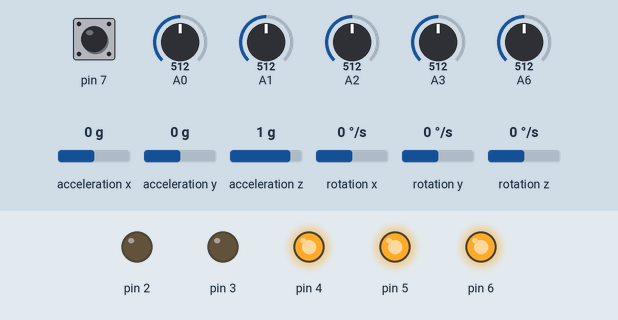
A sketch run on a simulated Arduino Nano, built with avr-gcc and run on an emulated ATmega328P. Shown: output pins drawn as LEDs (lit = HIGH). Inputs (shaded band) come from the test bench; at power-on: A1 = 512, pin 7 HIGH, A0 = 512, A2 = 512, A3 = 512, A6 = 512, acceleration x 0 g, acceleration y 0 g, acceleration z 1 g, rotation x 0 °/s, rotation y 0 °/s, rotation z 0 °/s.

Above: at 2.7 s.
2.8 s: A1 set to 476
4.3 s: A1 set to 447
At 5.3 s:
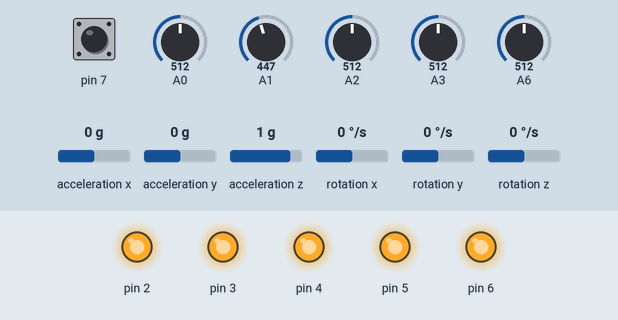
7.3 s: pin 7 pulled LOW for 1 s
At 8.08 s:
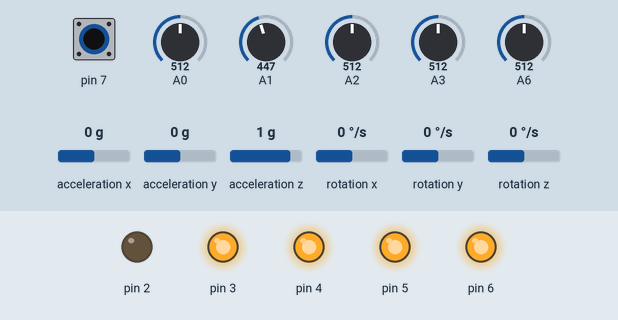
9.8 s: pin 7 pulled LOW for 3.2 s
At 12.7 s:
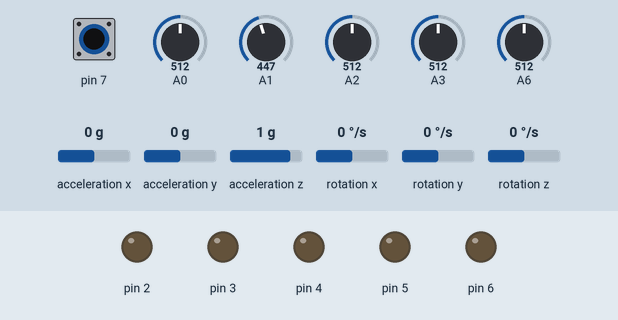
14.7 s: A1 set to 411
16.2 s: A1 set to 386
At 18.37 s:
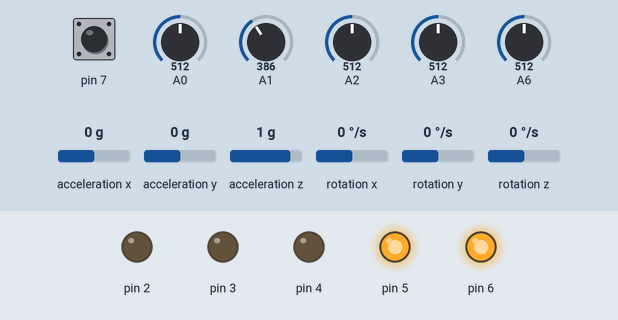
Timing chart, 0 to 20.0 s (numbered marks = the images above; inputs shaded):
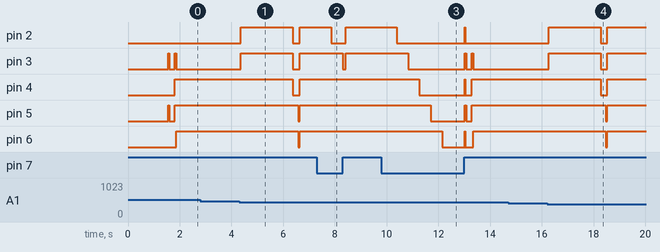

The sketch:

new_hand.ino
```cpp
/*
@original-company: Hiwonder
@original-date:    2024-03-01
@version:  2.0_shy
@description: program of hardware component of SomaSoMouse
*/

#include <SoftwareSerial.h> //software serial library
#include "MPU6050.h" //MPU6050 library
#include "Wire.h" //I2C library

// RX and TX pins of the Bluetooth
#define BTH_RX 11
#define BTH_TX 12


// create the minimum and maximum store values of the potentiometers
float min_list[5] = {0, 0, 0, 0, 0};
float max_list[5] = {255, 255, 255, 255, 255};
// data variables read by each finger
float sampling[5] = {0, 0, 0, 0, 0};

// potentiometer calibration flag
bool turn_on = true;

// initialize Bluetooth communication serial port
SoftwareSerial Bth(BTH_RX, BTH_TX);

// fingers part 1, handles thumb, pointer, middle, and ring fingers
// 2 (header) + 4 (thumb) + 4 (pointer) + 4 (middle) + 4 (ring) + 2 (footer for byte alignment)
struct finger_d {
  uint8_t header[2] = {0xF1, 0xF1};
  float thumb = 0.0f;
  float pointer = 0.0f;
  float middle = 0.0f;
  float ring = 0.0f;
  uint8_t footer[2] = {0xFF, 0xFF};
};

finger_d fingers;

// fingers part 2 and accelerometer data, handles pinky and acceleration data
// 2 (header) + 4 (pinky) + 4 (ax) + 4 (ay) + 4 (az) + 2 (byte alignment footer)
struct pinky_accel_d {
  uint8_t header[2] = {0xF2, 0xF2};
  float pinky = 0.0f;
  float ax1, ay1, az1;
  uint8_t footer[2] = {0xFF, 0xFF};
};

pinky_accel_d pinky_accel;

// gyroscope measured angular velocity struct, also x inclination
// 2 (header) + 4 (gx1) + 4 (gy1) + 4 (gz1) + 4 (radianX_last) + 2 (byte alignment footer)
struct rotation_d {
  uint8_t header[2] = {0xF3, 0xF3};
  float gx1, gy1, gz1;
  float radianX_last; // the final obtained X-axis inclination angle
  uint8_t footer[2] = {0xFF, 0xFF};
};

rotation_d rot_data;

// extra data that I wanted to share that didn't really fit anywhere else, right now just the y inclination
// 2 (header) + 4 (radianY_last) + 14 (filler, byte alignment footer)
struct extra_d {
  uint8_t header[2] = {0xF4, 0xF4};
  float radianY_last; // the final obtained Y-axis inclination angle
  uint8_t footer[14] = {0xFF, 0xFF, 0xFF, 0xFF, 0xFF, 0xFF, 0xFF, 0xFF, 0xFF, 0xFF, 0xFF, 0xFF, 0xFF, 0xFF};
};

extra_d misc_data;

// float parameter mapping function
float float_map(float in, float left_in, float right_in, float left_out, float right_out)
{
  return (in - left_in) * (right_out - left_out) / (right_in - left_in) + left_out;
}

float map_and_clamp(float in, float left_in, float right_in, float left_out, float right_out)
{
  float out = float_map(in, left_in, right_in, left_out, right_out);
  out = out > left_out ? left_out : out;  // limit the maximum value to left_out
  out = out < right_out ? right_out : out;   // limit the minimum value to right_out
  return out;
}

#define R_OUT 100
#define L_OUT 200

// MPU6050 related variables
MPU6050 accelgyro;
int16_t ax, ay, az;
int16_t gx, gy, gz;
float ax0, ay0, az0;
float gx0, gy0, gz0;

// accelerometer calibration variable
int ax_offset, ay_offset, az_offset, gx_offset, gy_offset, gz_offset;


bool finger_ready = false;
bool position_ready = false;

void set_leds(bool first, bool second, bool third, bool fourth, bool fifth) {
  digitalWrite(2, first ? LOW : HIGH);
  digitalWrite(3, second ? LOW : HIGH);
  digitalWrite(4, third ? LOW : HIGH);
  digitalWrite(5, fourth ? LOW : HIGH);
  digitalWrite(6, fifth ? LOW : HIGH);
}

void setup() {
  // put your setup code here, to run once:
  Serial.begin(9600);
  // initialize function button)
  pinMode(7, INPUT_PULLUP);
  // configure each finger's potentiometer
  pinMode(A0, INPUT);
  pinMode(A1, INPUT);
  pinMode(A2, INPUT);
  pinMode(A3, INPUT);
  pinMode(A6, INPUT);
  // configure LEDs
  pinMode(2, OUTPUT);
  pinMode(3, OUTPUT);
  pinMode(4, OUTPUT);
  pinMode(5, OUTPUT);
  pinMode(6, OUTPUT);

  // configure Bluetooth
  Bth.begin(9600);
  delay(250);
  Bth.print("AT+ROLE=S");  // set Bluetooth to slave mode
  delay(275);

  Bth.print("AT+NAME=handbot");  // set Bluetooth name
  delay(150);
  Bth.print("AT+PIN=0000");  // set Bluetooth PIN
  delay(150);
  Bth.print("AT+RESET");  // perform a soft reset of the Bluetooth module
  delay(250);
  Bth.print("AT+MODE=0"); // Begin pairing mode
  delay(200);

  // configure MPU6050
  Wire.begin();
  Wire.setClock(20000);
  accelgyro.initialize();
  accelgyro.setFullScaleGyroRange(3); // set the range of angular velocity
  accelgyro.setFullScaleAccelRange(1); // set the range of acceleration
  delay(200);
  reset_offsets();
}

void reset_offsets() {

  accelgyro.getMotion6(&ax, &ay, &az, &gx, &gy, &gz);  // obtain current data of each axis for calibration
  ax_offset = ax;  // calibration data for the X-axis acceleration
  ay_offset = ay;  // calibration data for the Y-axis acceleration
  az_offset = az - 8192;  // calibration data for the Z-axis acceleration
  gx_offset = gx; // calibration data for the X-axis angular velocity
  gy_offset = gy; // calibration data for the Y-axis angular velocity
  gz_offset = gz; // calibration data for the Z-axis angular velocity
}

#define INIT_PHASE 0
#define AWAKE_PHASE 1
#define LED_CHECK_PHASE 2
#define MAX_STRETCH_GET_PHASE 3
#define PAUSE_PHASE 4
#define STRETCH_ESCAPE_PHASE 5
#define ESCAPE_NOTED_PHASE 6
#define MIN_STRETCH_PREPARE_PHASE 7
#define MIN_STRETCH_GET_PHASE 8

uint8_t init_step = 0;
// read potentiometer data of each finger
void finger() {
  static uint32_t timer_sampling;
  static uint32_t timer_init;

  if (timer_sampling <= millis() && !finger_ready)
  {
    sampling[0] += analogRead(14);
    sampling[0] /= 2.0;
    fingers.thumb = map_and_clamp( sampling[0],min_list[0], max_list[0], L_OUT, R_OUT);
    sampling[1] += analogRead(15);
    sampling[1] /= 2.0;
    fingers.pointer = map_and_clamp( sampling[1],min_list[1], max_list[1], L_OUT, R_OUT);
    sampling[2] += analogRead(16);
    sampling[2] /= 2.0;
    fingers.middle = map_and_clamp( sampling[2],min_list[2], max_list[2], L_OUT, R_OUT);
    sampling[3] += analogRead(17);
    sampling[3] /= 2.0;
    fingers.ring = map_and_clamp( sampling[3],min_list[3], max_list[3], L_OUT, R_OUT);
    sampling[4] += analogRead(A6); // Read data of little finger. I2C uses A4 and A5 ports, therefore, it cannot read continuously starting from A0
    sampling[4] /= 2.0;
    pinky_accel.pinky = map_and_clamp( sampling[4],min_list[4], max_list[4], L_OUT, R_OUT);

    // After calibration, it is safe to start sending data
    if (!turn_on) {
      finger_ready = true;
      //Serial.println("FINGER READY TO SEND");
    }
    // Otherwise, send calibration message
    else {
      Bth.write("-----CALIBRATING----");
    }

    timer_sampling = millis() + 20;

  }

  if (turn_on && timer_init < millis())
  {
    switch (init_step)
    {
      case INIT_PHASE:
        set_leds(true, false, true, false, true);
        timer_init = millis() + 20;
        init_step++;
        break;
      case AWAKE_PHASE:
        set_leds(true, true, true, true, true);
        timer_init = millis() + 200;
        init_step++;
        break;
      case LED_CHECK_PHASE:
        set_leds(true, false, false, false, true);
        timer_init = millis() + 50;
        init_step++;
        break;
      case MAX_STRETCH_GET_PHASE:
        set_leds(true, true, false, false, false);
        timer_init = millis() + 500;
        init_step++;
        //Serial.print("max_list:");
        for (int i = 14; i <= 18; i++)
        {
          max_list[i - 14] = sampling[i - 14];
          //Serial.print(max_list[i - 14]);
          //Serial.print("-");
        }
        //Serial.println();
        break;
      case PAUSE_PHASE:
        init_step++;
        break;
      case STRETCH_ESCAPE_PHASE:
        if ((max_list[1] - sampling[1]) > 50)
        {
          init_step++;
          set_leds(false, false, false, false, false);
          timer_init = millis() + 2000;
        }
        break;
      case ESCAPE_NOTED_PHASE:
        set_leds(true, true, true, false, false);
        timer_init = millis() + 200;
        init_step++;
        break;
      case MIN_STRETCH_PREPARE_PHASE:
        set_leds(true, true, true, true, true);
        timer_init = millis() + 50;
        init_step++;
        break;
      case MIN_STRETCH_GET_PHASE:
        set_leds(true, false, true, false, true);
        timer_init = millis() + 500;
        init_step++;
        //Serial.print("min_list:");
        for (int i = 14; i <= 18; i++)
        {
          min_list[i - 14] = sampling[i - 14];
        //  Serial.print(min_list[i - 14]);
        //  Serial.print("-");
        }
        //Serial.println();
        turn_on = false;
        set_leds(false, false, false, false, false);
        break;

      default:
        break;
    }
  }
}


float radianX;
float radianY;
float radianZ;

// update data of inclination sensor
void update_mpu6050()
{
  static uint32_t timer_u;
  if (timer_u < millis() && !position_ready)
  {
    // put your main code here, to run repeatedly:
    timer_u = millis() + 50;
    accelgyro.getMotion6(&ax, &ay, &az, &gx, &gy, &gz);

    ax0 = ((float)(ax)) * 0.3 + ax0 * 0.7;  // filter the read value
    ay0 = ((float)(ay)) * 0.3 + ay0 * 0.7;
    az0 = ((float)(az)) * 0.3 + az0 * 0.7;
    pinky_accel.ax1 = (ax0 - ax_offset) /  8192.0;  // calibrate and convert to the multiples of the gravity acceleration
    pinky_accel.ay1 = (ay0 - ay_offset) /  8192.0;
    pinky_accel.az1 = (az0 - az_offset) /  8192.0;

    gx0 = ((float)(gx)) * 0.3 + gx0 * 0.7;  // filter the read value of angular velocity
    gy0 = ((float)(gy)) * 0.3 + gy0 * 0.7;
    gz0 = ((float)(gz)) * 0.3 + gz0 * 0.7;
    rot_data.gx1 = (gx0 - gx_offset);  // calibrate angular velocity
    rot_data.gy1 = (gy0 - gy_offset);
    rot_data.gz1 = (gz0 - gz_offset);


    // complementary calculation for x-axis inclination angle
    radianX = atan2(pinky_accel.ay1, pinky_accel.az1);
    radianX = radianX * 180.0 / 3.1415926;
    float radian_temp = (float)(rot_data.gx1) / 16.4 * 0.02;
    rot_data.radianX_last = 0.8 * (rot_data.radianX_last + radian_temp) + (-radianX) * 0.2;

    // complementary calculation for y-axis inclination angle
    radianY = atan2(pinky_accel.ax1, pinky_accel.az1);
    radianY = radianY * 180.0 / 3.1415926;
    radian_temp = (float)(rot_data.gy1) / 16.4 * 0.01;
    misc_data.radianY_last = 0.8 * (misc_data.radianY_last + radian_temp) + (-radianY) * 0.2;

    if (!turn_on) {
      position_ready = true;
      //Serial.println("POSITION READY TO SEND");
    }
    // Otherwise, send calibration message
    //else {
    //  Bth.write("-----CALIBRATING----");
    //}
  }
}

bool key_state = false;
uint32_t hold_time = 0;

void actions() {
  if (key_state) {
    ++hold_time;
    set_leds(hold_time > 4, hold_time > 8, hold_time > 12, hold_time > 16, hold_time > 20);
  }
  // if K3 button is pressed
  if(key_state && digitalRead(7) == true)
  {
    //Serial.println("BUTTON RELEASED");
    key_state = false;
    //Serial.println((unsigned long) hold_time);
    if (hold_time >= 8 && hold_time < 20) { //reset pointing direction
      reset_offsets();
    }
    else if (hold_time >= 20) { //reset finger calibration
      init_step = 0;
      turn_on = true;
    }
    hold_time = 0;
    set_leds(false, false, false, false, false);
  }
  if (digitalRead(7) == false && key_state == false)
  {
    //Serial.println("K3 held!");
    key_state = true;
  }
}

void loop() {
  // prepare data to be sent in functions
  finger();  // update data of finger potentiometers
  update_mpu6050();  // update data of inclination sensor
  if (finger_ready && position_ready) {
    //Serial.println("SENDING DATA");
    Bth.write((uint8_t *) &fingers, sizeof(finger_d));
    delay(5);
    Bth.write((uint8_t *) &pinky_accel, sizeof(pinky_accel_d));
    delay(5);
    Bth.write((uint8_t *) &rot_data, sizeof(rotation_d));
    delay(5);
    Bth.write((uint8_t *) &misc_data, sizeof(extra_d));
    delay(5);
    finger_ready = false;
    position_ready = false;
    //Serial.println("DATA SENT");
  }
  actions(); // do other things
}
```

Measured:
- the behaviour switches between 460 and 459 on A1 (found by bisection; images 0 and 1)
- the behaviour switches between 397 and 396 on A1 (found by bisection; images 3 and 4)
- after the input at 2.8 s, every drawn part: stays the same
- after the input at 4.3 s, pin 2, pin 3: LOW → HIGH after 0.07 s, → LOW 2.0 s later, → HIGH 0.26 s later; pin 4: HIGH → LOW after 2.1 s, → HIGH 0.26 s later; pin 5, pin 6: HIGH → LOW after 2.3 s, → HIGH 0.05 s later
- after the input at 7.3 s, pin 2: HIGH → LOW after 0.56 s, → HIGH 0.55 s later; pin 3: HIGH → LOW after 1.0 s, → HIGH 0.11 s later
- after the input at 9.8 s, pin 2: HIGH → LOW after 0.59 s, → HIGH 2.6 s later, → LOW 0.02 s later; pin 3: goes LOW 2.2 s, HIGH 0.06 s, LOW 0.21 s, HIGH 0.05 s, then LOW, starting after 1.0 s
- after the input at 14.7 s, every drawn part: stays the same
- after the input at 16.2 s, pin 2, pin 3: LOW → HIGH after 0.07 s, → LOW 2.0 s later, → HIGH 0.26 s later; pin 4: HIGH → LOW after 2.1 s, → HIGH 0.26 s later; pin 5, pin 6: HIGH → LOW after 2.3 s, → HIGH 0.05 s later
- by itself, pin 3: alternates HIGH for 0.05 s and LOW for 0.21 s, 4 changes in all, then stays LOW
